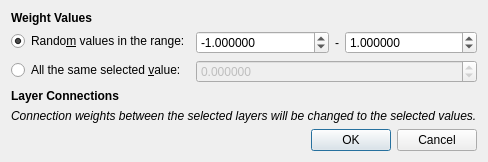
<?xml version="1.0" encoding="UTF-8"?>
<ui version="4.0">
 <class>ResetWeightsDialog</class>
 <widget class="QDialog" name="ResetWeightsDialog">
  <property name="windowModality">
   <enum>Qt::WindowModal</enum>
  </property>
  <property name="geometry">
   <rect>
    <x>0</x>
    <y>0</y>
    <width>638</width>
    <height>222</height>
   </rect>
  </property>
  <property name="windowTitle">
   <string>Reset Connection Weights</string>
  </property>
  <layout class="QVBoxLayout" name="verticalLayout">
   <property name="sizeConstraint">
    <enum>QLayout::SetFixedSize</enum>
   </property>
   <item>
    <layout class="QFormLayout" name="formLayout">
     <item row="0" column="0">
      <widget class="QLabel" name="labelHeadingWeights">
       <property name="font">
        <font>
         <weight>75</weight>
         <bold>true</bold>
        </font>
       </property>
       <property name="text">
        <string>Weight Values</string>
       </property>
      </widget>
     </item>
     <item row="1" column="0">
      <widget class="QRadioButton" name="radioRange">
       <property name="text">
        <string>Rando&amp;m values in the range:</string>
       </property>
       <property name="checked">
        <bool>true</bool>
       </property>
      </widget>
     </item>
     <item row="2" column="0">
      <widget class="QRadioButton" name="radioValue">
       <property name="text">
        <string>All the same selected &amp;value:</string>
       </property>
      </widget>
     </item>
     <item row="2" column="1">
      <widget class="QDoubleSpinBox" name="editValue">
       <property name="enabled">
        <bool>false</bool>
       </property>
       <property name="decimals">
        <number>6</number>
       </property>
       <property name="minimum">
        <double>-1000000.000000000000000</double>
       </property>
       <property name="maximum">
        <double>1000000.000000000000000</double>
       </property>
      </widget>
     </item>
     <item row="1" column="1">
      <layout class="QHBoxLayout" name="horizontalLayout">
       <item>
        <widget class="QDoubleSpinBox" name="editRangeMin">
         <property name="decimals">
          <number>6</number>
         </property>
         <property name="minimum">
          <double>-1000000.000000000000000</double>
         </property>
         <property name="maximum">
          <double>1000000.000000000000000</double>
         </property>
         <property name="singleStep">
          <double>1.000000000000000</double>
         </property>
         <property name="value">
          <double>-1.000000000000000</double>
         </property>
        </widget>
       </item>
       <item>
        <widget class="QLabel" name="label">
         <property name="sizePolicy">
          <sizepolicy hsizetype="Fixed" vsizetype="Preferred">
           <horstretch>0</horstretch>
           <verstretch>0</verstretch>
          </sizepolicy>
         </property>
         <property name="text">
          <string>-</string>
         </property>
         <property name="alignment">
          <set>Qt::AlignCenter</set>
         </property>
        </widget>
       </item>
       <item>
        <widget class="QDoubleSpinBox" name="editRangeMax">
         <property name="decimals">
          <number>6</number>
         </property>
         <property name="minimum">
          <double>-1000000.000000000000000</double>
         </property>
         <property name="maximum">
          <double>1000000.000000000000000</double>
         </property>
         <property name="singleStep">
          <double>1.000000000000000</double>
         </property>
         <property name="value">
          <double>1.000000000000000</double>
         </property>
        </widget>
       </item>
      </layout>
     </item>
     <item row="3" column="0">
      <widget class="QLabel" name="labelHeadingLayers">
       <property name="font">
        <font>
         <weight>75</weight>
         <bold>true</bold>
        </font>
       </property>
       <property name="text">
        <string>Layer Connections</string>
       </property>
      </widget>
     </item>
    </layout>
   </item>
   <item>
    <widget class="QLabel" name="label_2">
     <property name="font">
      <font>
       <italic>true</italic>
      </font>
     </property>
     <property name="text">
      <string>Connection weights between the selected layers will be changed to the selected values.</string>
     </property>
    </widget>
   </item>
   <item>
    <widget class="QDialogButtonBox" name="buttonBox">
     <property name="orientation">
      <enum>Qt::Horizontal</enum>
     </property>
     <property name="standardButtons">
      <set>QDialogButtonBox::Cancel|QDialogButtonBox::Ok</set>
     </property>
    </widget>
   </item>
  </layout>
 </widget>
 <tabstops>
  <tabstop>radioRange</tabstop>
  <tabstop>editRangeMin</tabstop>
  <tabstop>editRangeMax</tabstop>
  <tabstop>radioValue</tabstop>
  <tabstop>editValue</tabstop>
 </tabstops>
 <resources/>
 <connections>
  <connection>
   <sender>buttonBox</sender>
   <signal>accepted()</signal>
   <receiver>ResetWeightsDialog</receiver>
   <slot>accept()</slot>
   <hints>
    <hint type="sourcelabel">
     <x>248</x>
     <y>254</y>
    </hint>
    <hint type="destinationlabel">
     <x>157</x>
     <y>274</y>
    </hint>
   </hints>
  </connection>
  <connection>
   <sender>buttonBox</sender>
   <signal>rejected()</signal>
   <receiver>ResetWeightsDialog</receiver>
   <slot>reject()</slot>
   <hints>
    <hint type="sourcelabel">
     <x>316</x>
     <y>260</y>
    </hint>
    <hint type="destinationlabel">
     <x>286</x>
     <y>274</y>
    </hint>
   </hints>
  </connection>
 </connections>
</ui>
